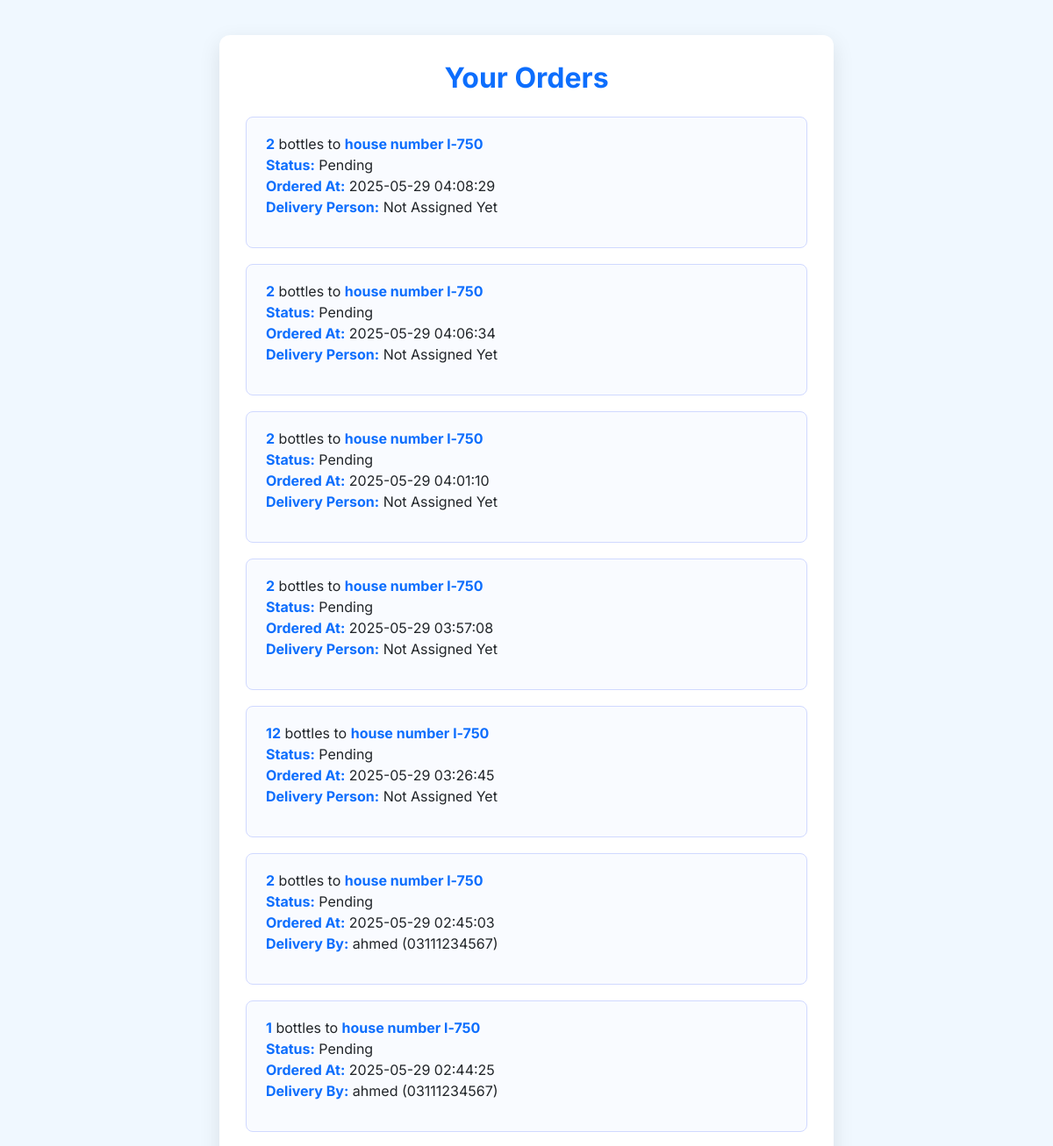
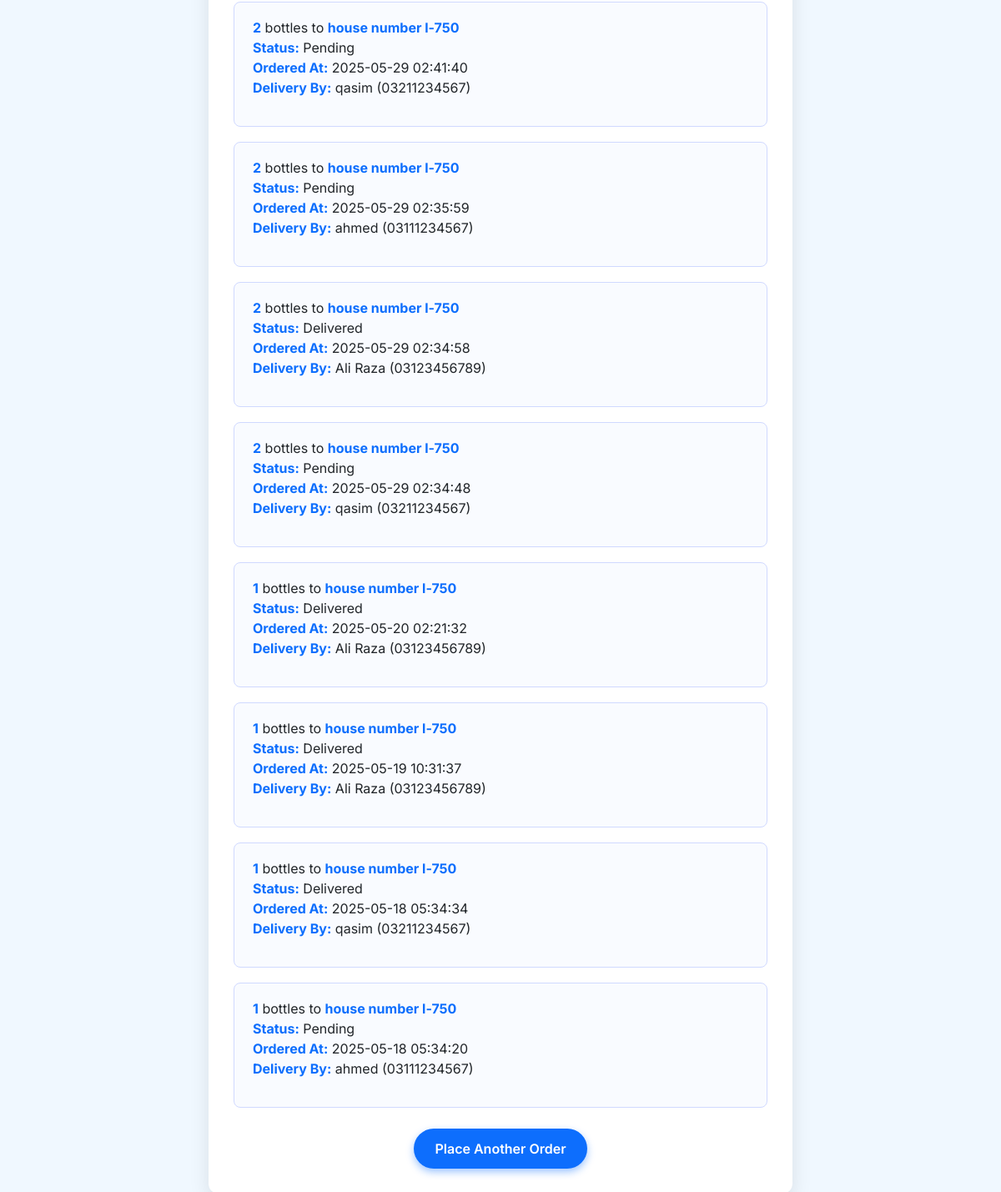
The app's page /orders/orders/my (signed in) with its own data (2 pictures, top to bottom).
### tables this page shows
CREATE TABLE orders (
            id INTEGER PRIMARY KEY AUTOINCREMENT,
            user_id INTEGER,
            bottle_qty INTEGER,
            delivery_address TEXT,
            status TEXT DEFAULT 'Pending', bottle_type TEXT, created_at TEXT, delivery_person_id INTEGER, payment_mode TEXT, payment_status TEXT DEFAULT 'Pending',
            FOREIGN KEY(user_id) REFERENCES users(id)
        );

CREATE TABLE delivery_persons (
            id INTEGER PRIMARY KEY AUTOINCREMENT,
            name TEXT NOT NULL,
            phone TEXT NOT NULL
        , password TEXT, username TEXT);

### routes/order_routes.py (the view)
@order_bp.route('/orders/my')
def my_orders():
    if 'user_id' not in session:
        flash('Please login first.', 'error')
        return redirect('/customer/login')
    conn = get_db_connection()
    orders = get_orders_by_user(conn, session['user_id'])
    return render_template('my_orders.html', orders=orders)

### utils/db.py (called while the page is built)
def get_db_connection():
    conn = sqlite3.connect('database.db')
    conn.row_factory = sqlite3.Row
    return conn

### templates/my_orders.html (shortened to what this page needs)
<!DOCTYPE html>
<html lang="en">
<head>
    <link href="https://cdn.jsdelivr.net/npm/bootstrap@5.3.0/dist/css/bootstrap.min.css" rel="stylesheet" />
</head>
<body>
<div class="orders-container">
    <h2>Your Orders</h2>
    {% if orders %}
        {% for order in orders %}
            <div class="order-item">
                <p class="order-detail">
                    <strong>{{ order['bottle_qty'] }}</strong> bottles to <strong>{{ order['delivery_address'] }}</strong><br/>
                    <strong>Status:</strong> {{ order['status'] }}<br/>
                    <strong>Ordered At:</strong> {{ order['created_at'] }}<br/>
                    {% if order['delivery_person_name'] %}
                        <strong>Delivery By:</strong> {{ order['delivery_person_name'] }} ({{ order['delivery_person_phone'] }})
                    {% else %}
                        <strong>Delivery Person:</strong> Not Assigned Yet
                    {% endif %}
                </p>
            </div>
        {% endfor %}
    {% else %}
        <p class="text-center text-muted">You have no orders yet.</p>
    {% endif %}
    <a href="/orders/place" class="place-order-btn">Place Another Order</a>
</div>
</body>
</html>

### templates/my_orders.html (style rules this page uses)
body { background-color: #f0f8ff; font-family: 'Inter', sans-serif; padding: 40px 20px; }
.orders-container { max-width: 700px; margin: 0 auto; background: #ffffff; border-radius: 12px; box-shadow: 0 8px 24px rgb(0 0 0 / 0.1); padding: 30px; }
h2 { color: #0d6efd; font-weight: 700; margin-bottom: 25px; text-align: center; }
.order-item { border: 1px solid #d0d9ff; border-radius: 8px; padding: 18px 22px; margin-bottom: 18px; background-color: #f9fbff; transition: box-shadow 0.3s ease; }
.order-detail strong { color: #0d6efd; }
a.place-order-btn { display: block; width: fit-content; margin: 25px auto 0 auto; text-align: center; background-color: #0d6efd; color: white; padding: 12px 25px; border-radius: 25px; font-weight: 600; text-decoration: none; box-shadow: 0 4px 10px rgb(13 110 253 / 0.4); transition: background-color 0.3s ease; }

### records on screen
orders: bottle_qty "2", delivery_address "house number l-750", status "Pending", created_at "2025-05-29 04:08:29", shows "Delivery Person:"
orders: bottle_qty "2", delivery_address "house number l-750", status "Pending", created_at "2025-05-29 04:06:34", shows "Delivery Person:"
orders: bottle_qty "2", delivery_address "house number l-750", status "Pending", created_at "2025-05-29 04:01:10", shows "Delivery Person:"
orders: bottle_qty "2", delivery_address "house number l-750", status "Pending", created_at "2025-05-29 03:57:08", shows "Delivery Person:"
orders: bottle_qty "12", delivery_address "house number l-750", status "Pending", created_at "2025-05-29 03:26:45", shows "Delivery Person:"
orders: bottle_qty "2", delivery_address "house number l-750", status "Pending", created_at "2025-05-29 02:45:03", delivery_person_name "ahmed", delivery_person_phone "03111234567"
orders: bottle_qty "1", delivery_address "house number l-750", status "Pending", created_at "2025-05-29 02:44:25", delivery_person_name "ahmed", delivery_person_phone "03111234567"
orders: bottle_qty "2", delivery_address "house number l-750", status "Pending", created_at "2025-05-29 02:41:40", delivery_person_name "qasim", delivery_person_phone "03211234567"
orders: bottle_qty "2", delivery_address "house number l-750", status "Pending", created_at "2025-05-29 02:35:59", delivery_person_name "ahmed", delivery_person_phone "03111234567"
orders: bottle_qty "2", delivery_address "house number l-750", status "Delivered", created_at "2025-05-29 02:34:58", delivery_person_name "Ali Raza", delivery_person_phone "03123456789"
orders: bottle_qty "2", delivery_address "house number l-750", status "Pending", created_at "2025-05-29 02:34:48", delivery_person_name "qasim", delivery_person_phone "03211234567"
orders: bottle_qty "1", delivery_address "house number l-750", status "Delivered", created_at "2025-05-20 02:21:32", delivery_person_name "Ali Raza", delivery_person_phone "03123456789"
orders: bottle_qty "1", delivery_address "house number l-750", status "Delivered", created_at "2025-05-19 10:31:37", delivery_person_name "Ali Raza", delivery_person_phone "03123456789"
orders: bottle_qty "1", delivery_address "house number l-750", status "Delivered", created_at "2025-05-18 05:34:34", delivery_person_name "qasim", delivery_person_phone "03211234567"
orders: bottle_qty "1", delivery_address "house number l-750", status "Pending", created_at "2025-05-18 05:34:20", delivery_person_name "ahmed", delivery_person_phone "03111234567"
